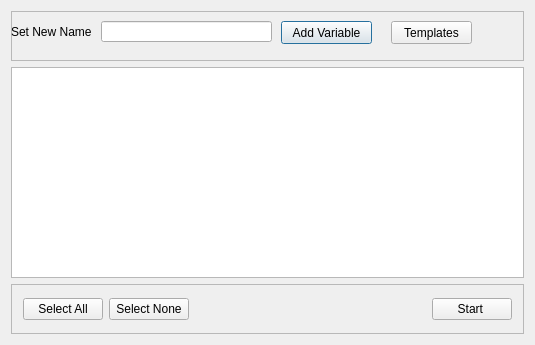
<?xml version="1.0" encoding="UTF-8"?>
<ui version="4.0">
 <class>renamedialog</class>
 <widget class="QDialog" name="renamedialog">
  <property name="geometry">
   <rect>
    <x>0</x>
    <y>0</y>
    <width>535</width>
    <height>345</height>
   </rect>
  </property>
  <property name="minimumSize">
   <size>
    <width>535</width>
    <height>345</height>
   </size>
  </property>
  <property name="windowTitle">
   <string>Rename Tool</string>
  </property>
  <layout class="QVBoxLayout" name="verticalLayout">
   <item>
    <widget class="QFrame" name="frame">
     <property name="minimumSize">
      <size>
       <width>0</width>
       <height>50</height>
      </size>
     </property>
     <property name="frameShape">
      <enum>QFrame::StyledPanel</enum>
     </property>
     <property name="frameShadow">
      <enum>QFrame::Raised</enum>
     </property>
     <widget class="QLabel" name="label">
      <property name="geometry">
       <rect>
        <x>0</x>
        <y>10</y>
        <width>81</width>
        <height>21</height>
       </rect>
      </property>
      <property name="text">
       <string>Set New Name:</string>
      </property>
     </widget>
     <widget class="QLineEdit" name="nameEdit">
      <property name="geometry">
       <rect>
        <x>90</x>
        <y>10</y>
        <width>171</width>
        <height>21</height>
       </rect>
      </property>
     </widget>
     <widget class="QPushButton" name="variableButton">
      <property name="geometry">
       <rect>
        <x>270</x>
        <y>10</y>
        <width>91</width>
        <height>23</height>
       </rect>
      </property>
      <property name="text">
       <string>Add Variable</string>
      </property>
     </widget>
     <widget class="QPushButton" name="templatesButton">
      <property name="geometry">
       <rect>
        <x>380</x>
        <y>10</y>
        <width>81</width>
        <height>23</height>
       </rect>
      </property>
      <property name="text">
       <string>Templates</string>
      </property>
     </widget>
    </widget>
   </item>
   <item>
    <widget class="QListWidget" name="umdlist"/>
   </item>
   <item>
    <widget class="QFrame" name="frame_2">
     <property name="minimumSize">
      <size>
       <width>0</width>
       <height>50</height>
      </size>
     </property>
     <property name="frameShape">
      <enum>QFrame::StyledPanel</enum>
     </property>
     <property name="frameShadow">
      <enum>QFrame::Raised</enum>
     </property>
     <layout class="QHBoxLayout" name="horizontalLayout">
      <item>
       <widget class="QPushButton" name="selectallButton">
        <property name="text">
         <string>Select All</string>
        </property>
       </widget>
      </item>
      <item>
       <widget class="QPushButton" name="selectNoneButton">
        <property name="text">
         <string>Select None</string>
        </property>
       </widget>
      </item>
      <item>
       <spacer name="horizontalSpacer">
        <property name="orientation">
         <enum>Qt::Horizontal</enum>
        </property>
        <property name="sizeHint" stdset="0">
         <size>
          <width>251</width>
          <height>20</height>
         </size>
        </property>
       </spacer>
      </item>
      <item>
       <widget class="QPushButton" name="startButton">
        <property name="text">
         <string>Start </string>
        </property>
       </widget>
      </item>
     </layout>
    </widget>
   </item>
  </layout>
 </widget>
 <layoutdefault spacing="6" margin="11"/>
 <resources/>
 <connections>
  <connection>
   <sender>selectallButton</sender>
   <signal>pressed()</signal>
   <receiver>renamedialog</receiver>
   <slot>selectallAction()</slot>
   <hints>
    <hint type="sourcelabel">
     <x>41</x>
     <y>304</y>
    </hint>
    <hint type="destinationlabel">
     <x>6</x>
     <y>293</y>
    </hint>
   </hints>
  </connection>
  <connection>
   <sender>selectNoneButton</sender>
   <signal>pressed()</signal>
   <receiver>renamedialog</receiver>
   <slot>selectnoneAction()</slot>
   <hints>
    <hint type="sourcelabel">
     <x>129</x>
     <y>317</y>
    </hint>
    <hint type="destinationlabel">
     <x>130</x>
     <y>336</y>
    </hint>
   </hints>
  </connection>
  <connection>
   <sender>startButton</sender>
   <signal>pressed()</signal>
   <receiver>renamedialog</receiver>
   <slot>startAction()</slot>
   <hints>
    <hint type="sourcelabel">
     <x>493</x>
     <y>305</y>
    </hint>
    <hint type="destinationlabel">
     <x>492</x>
     <y>339</y>
    </hint>
   </hints>
  </connection>
 </connections>
 <slots>
  <slot>selectallAction()</slot>
  <slot>selectnoneAction()</slot>
  <slot>startAction()</slot>
 </slots>
</ui>
